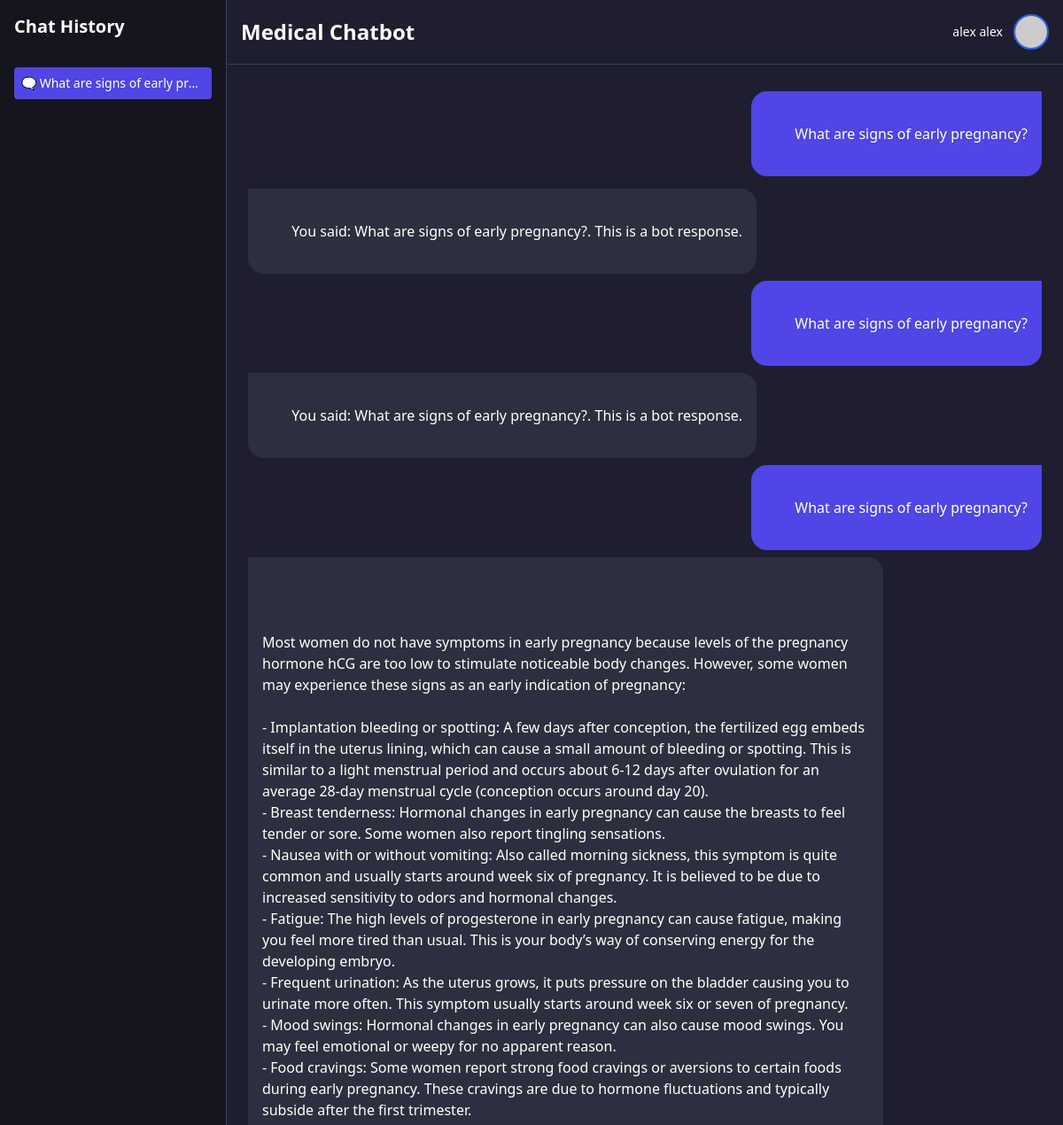
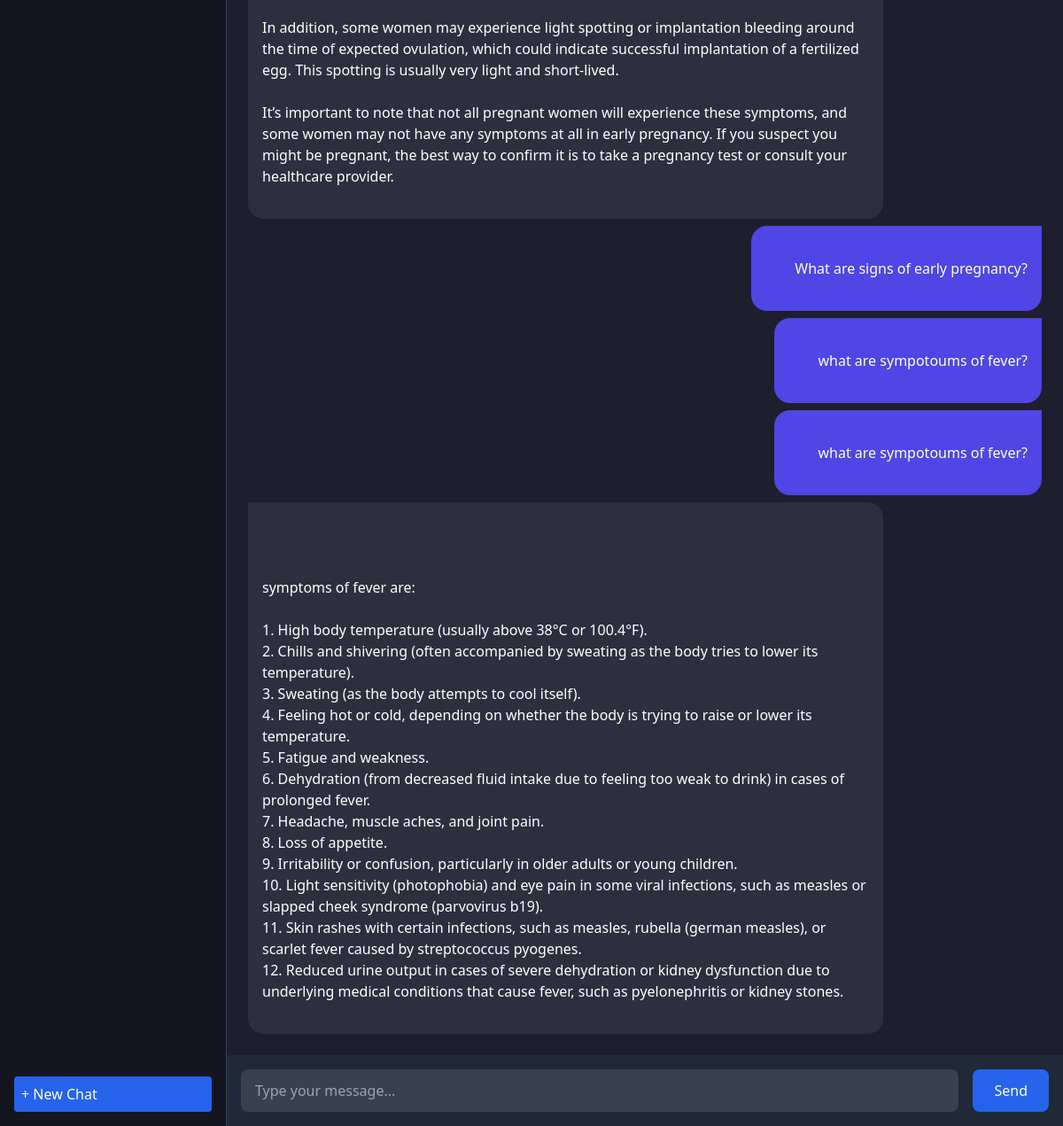
The page /chatbot/ (signed in) on the database its author committed (2 pictures, top to bottom).
### users/models.py (models this page shows, shortened)
class Chat(models.Model):
    user = models.ForeignKey(UserProfile, on_delete=models.CASCADE)
    title = models.CharField(max_length=255)
    created_at = models.DateTimeField(auto_now_add=True)

class UserProfile(models.Model):
    first_name = models.CharField(max_length=50)
    last_name = models.CharField(max_length=50)
    email = models.EmailField(unique=True)
    mobile = models.CharField(max_length=15,unique=True)
    password = models.CharField(max_length=128)  # Store hashed password
    login_time = models.DateTimeField(default=timezone.now)
    last_login = models.DateTimeField(null=True, blank=True)
    number_of_visitors = models.PositiveIntegerField(default=0)
    status = models.CharField(max_length=10, default='waiting')

class Message(models.Model):
    chat = models.ForeignKey(Chat, on_delete=models.CASCADE)
    sender = models.CharField(max_length=10)  # 'user' or 'bot'
    content = models.TextField()
    timestamp = models.DateTimeField(auto_now_add=True)

### users/views.py (the view, shortened to what this page needs)
# urls.py: path('chatbot/',userviews.chatbot_view,name='chatbot'),
@login_required_custom
def chatbot_view(request):
    user_id = request.session.get('user_id')
    user = UserProfile.objects.get(id=user_id)
    if request.method == 'GET':
        chats = Chat.objects.filter(user=user)
        active_chat = chats.first() if chats.exists() else None
        messages = active_chat.message_set.all() if active_chat else []
        return render(request, 'users/chatbot1.html', {
            'chat_history': chats,
            'active_chat': active_chat,
            'initial_messages': messages,
            'user': user,
        })

### templates/users/chatbot1.html (shortened to what this page needs)
<!DOCTYPE html>
<html lang="en">
<head>
  <script src="https://cdn.tailwindcss.com"></script>
</head>
<body class="bg-dark text-white flex h-screen overflow-hidden">
  <aside class="w-64 bg-sidebar p-4 flex flex-col space-y-4 border-r border-gray-700 relative">
    <h2 class="text-xl font-semibold mb-4">Chat History</h2>
    <ul id="historyList" class="space-y-2 text-sm overflow-y-auto flex-1">
      {% for chat in chat_history %}
      <li class="hover:bg-gray-700 p-2 rounded cursor-pointer truncate {% if chat.id == active_chat.id %}active{% endif %}"
          data-chat-id="{{ chat.id }}">
        🗨️ {{ chat.title }}
      </li>
      {% endfor %}
    </ul>
    <button id="newChatBtn" class="mt-4 text-left p-2 rounded bg-blue-600 hover:bg-blue-700">
      + New Chat
    </button>
  </aside>
  <main class="flex-1 flex flex-col">
    <header class="bg-dark border-b border-gray-700 p-4 flex items-center justify-between">
      <h1 class="text-2xl font-bold">Medical Chatbot</h1>
      <div class="flex items-center space-x-3">
        <span class="text-sm font-medium">{{ user.first_name }} {{ user.last_name }}</span>
        <img src="https://randomuser.me/api/portraits/women/44.jpg" alt="Profile"
          class="w-10 h-10 rounded-full border-2 border-blue-600">
      </div>
    </header>
    <section id="chatbox" class="flex-1 overflow-y-auto p-6 flex flex-col space-y-2">
      {% for message in initial_messages %}
      <div class="chat-bubble {{ message.sender }} {% if message.sender == 'user' %}self-end{% else %}self-start{% endif %}">
        {{ message.content }}
      </div>
      {% empty %}
      <div class="chat-bubble bot self-start">
        Hello! I'm your medical assistant. How can I help you today?
      </div>
      {% endfor %}
    </section>
    <form id="chatForm" class="flex items-center p-4 bg-gray-800">
      <input id="userInput" type="text" placeholder="Type your message..."
        class="flex-1 px-4 py-3 rounded-lg bg-gray-700 text-white placeholder-gray-400 focus:outline-none" required />
      <button type="submit" class="ml-4 px-6 py-3 bg-blue-600 text-white rounded-lg hover:bg-blue-700">
        Send
      </button>
    </form>
  </main>
</body>
</html>

### templates/users/chatbot1.html (style rules this page uses)
.chat-bubble { max-width: 80%; padding: 12px 16px; border-radius: 18px; margin: 6px 0; line-height: 1.5; word-wrap: break-word; white-space: pre-wrap; }
.bot { background-color: #2e2f3e; color: white; border-top-left-radius: 0; }
.user { background-color: #4f46e5; color: white; align-self: flex-end; border-top-right-radius: 0; }
#historyList li.active { background-color: #4f46e5; color: white; }

### rows shown on the page
Chat: title "What are signs of early pr…"
UserProfile: first_name "alex", last_name "alex"
Message: content "What are signs of early pregnancy?"
Message: content "You said: What are signs of early pregnancy?. This is a bot response."
Message: content "What are signs of early pregnancy?"
Message: content "You said: What are signs of early pregnancy?. This is a bot response."
Message: content "What are signs of early pregnancy?"
Message: content "Most women do not have symptoms in early pregnancy because levels of the pregnancy hormone hCG are too low to stimulate noticeable body changes. However, some women may experience these signs as an early indication of pregnancy: - Implantation bleeding or spotting: A few days after conception, the fertilized egg embeds itself in the uterus lining, which can cause a small amount of bleeding or spotting. This is similar to a light menstrual period and occurs about 6-12 days after ovulation for an average 28-day menstrual cycle (conception occurs around day 20). - Breast tenderness: Hormonal changes in early pregnancy can cause the breasts to feel tender or sore. Some women also report…"
Message: content "What are signs of early pregnancy?"
Message: content "what are sympotoums of fever?"
Message: content "what are sympotoums of fever?"
Message: content "symptoms of fever are: 1. High body temperature (usually above 38°C or 100.4°F). 2. Chills and shivering (often accompanied by sweating as the body tries to lower its temperature). 3. Sweating (as the body attempts to cool itself). 4. Feeling hot or cold, depending on whether the body is trying to raise or lower its temperature. 5. Fatigue and weakness. 6. Dehydration (from decreased fluid intake due to feeling too weak to drink) in cases of prolonged fever. 7. Headache, muscle aches, and joint pain. 8. Loss of appetite. 9. Irritability or confusion, particularly in older adults or young children. 10. Light sensitivity (photophobia) and eye pain in some viral infections, such as measles or…"
